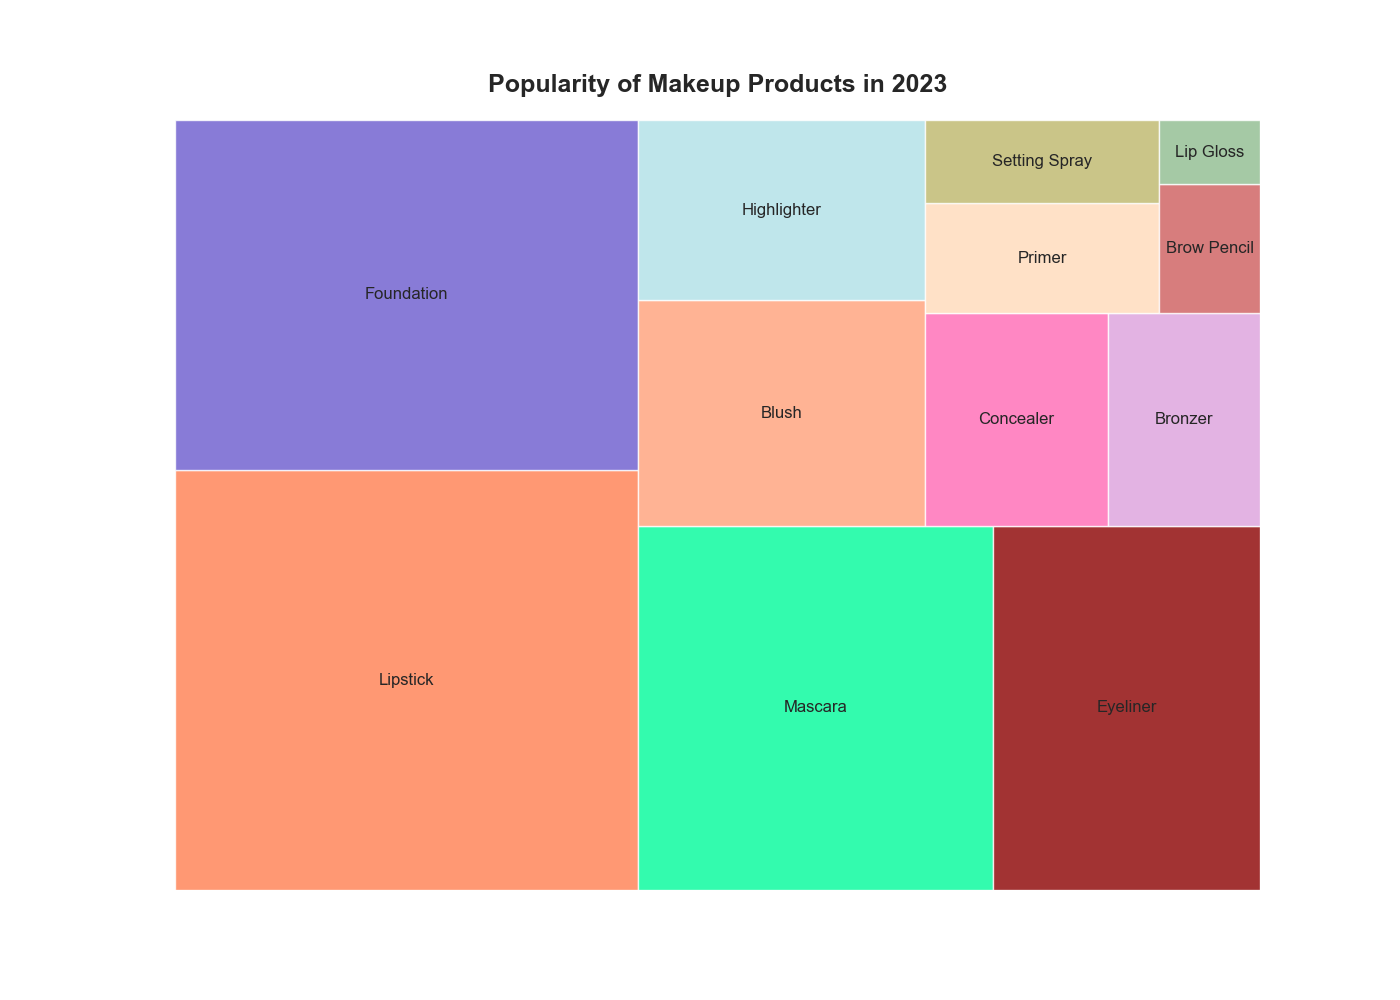

Here is the Python script that generated this plot:

import matplotlib.pyplot as plt
import pandas as pd
import squarify

# Define the dataframe
data = {
    'Category': ['Lipstick', 'Foundation', 'Mascara', 'Eyeliner', 'Blush', 'Highlighter', 'Concealer', 'Bronzer', 'Primer', 'Setting Spray', 'Brow Pencil', 'Lip Gloss'],
    'Popularity': [30, 25, 20, 15, 10, 8, 6, 5, 4, 3, 2, 1]
}

df = pd.DataFrame(data)

# Define color list
colors = ['#ff7f50', '#6a5acd', '#00fa9a', '#8b0000', '#ffa07a', '#b0e0e6', '#ff69b4', '#dda0dd', '#ffdab9', '#bdb76b', '#cd5c5c', '#8fbc8f']

# Plot
plt.figure(figsize=(14, 10))
squarify.plot(sizes=df['Popularity'], label=df['Category'], color=colors, alpha=0.8)

# Remove axes
plt.axis('off')

plt.title('Popularity of Makeup Products in 2023', fontsize=18, fontweight='bold', pad=20)
plt.show()
